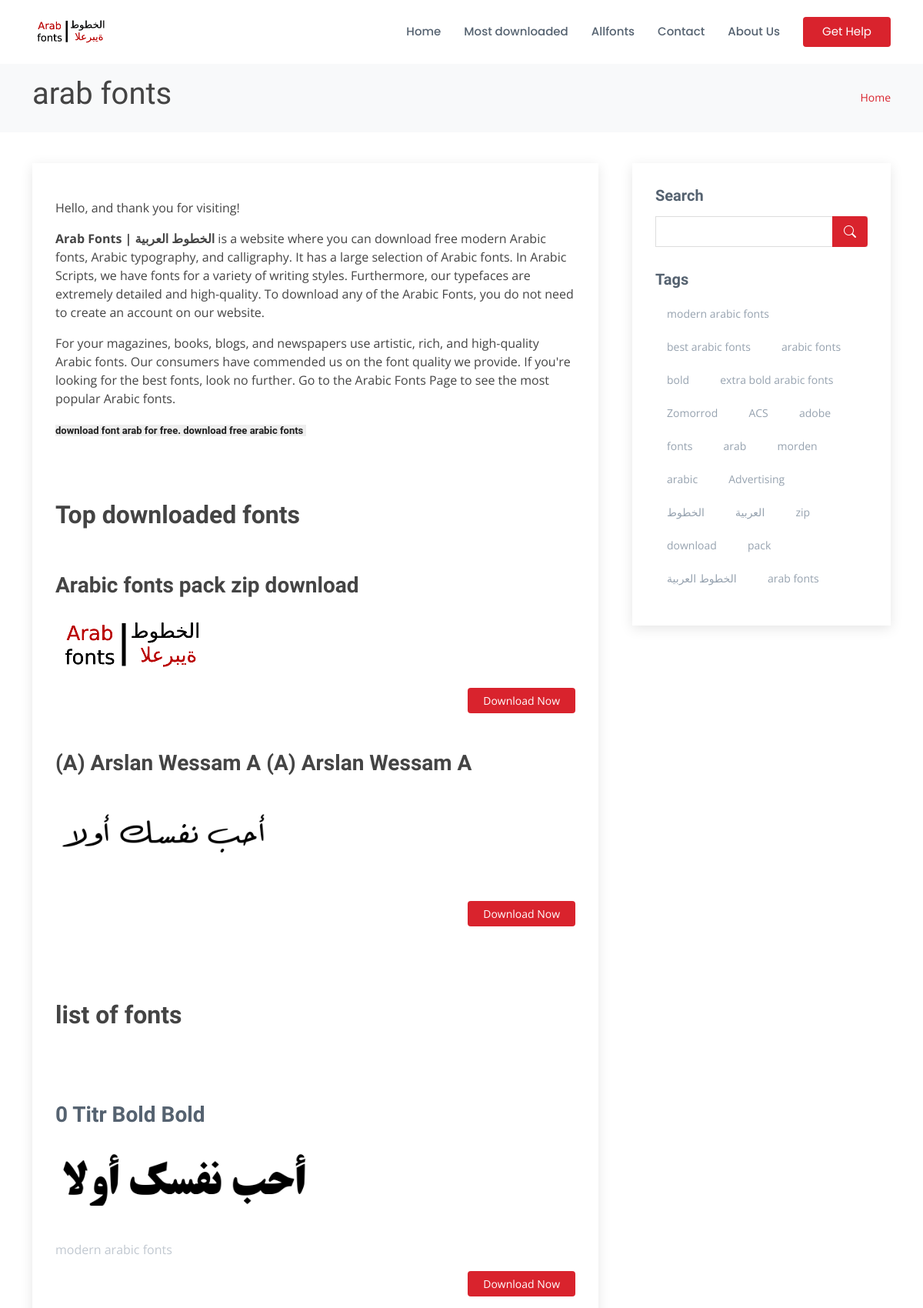
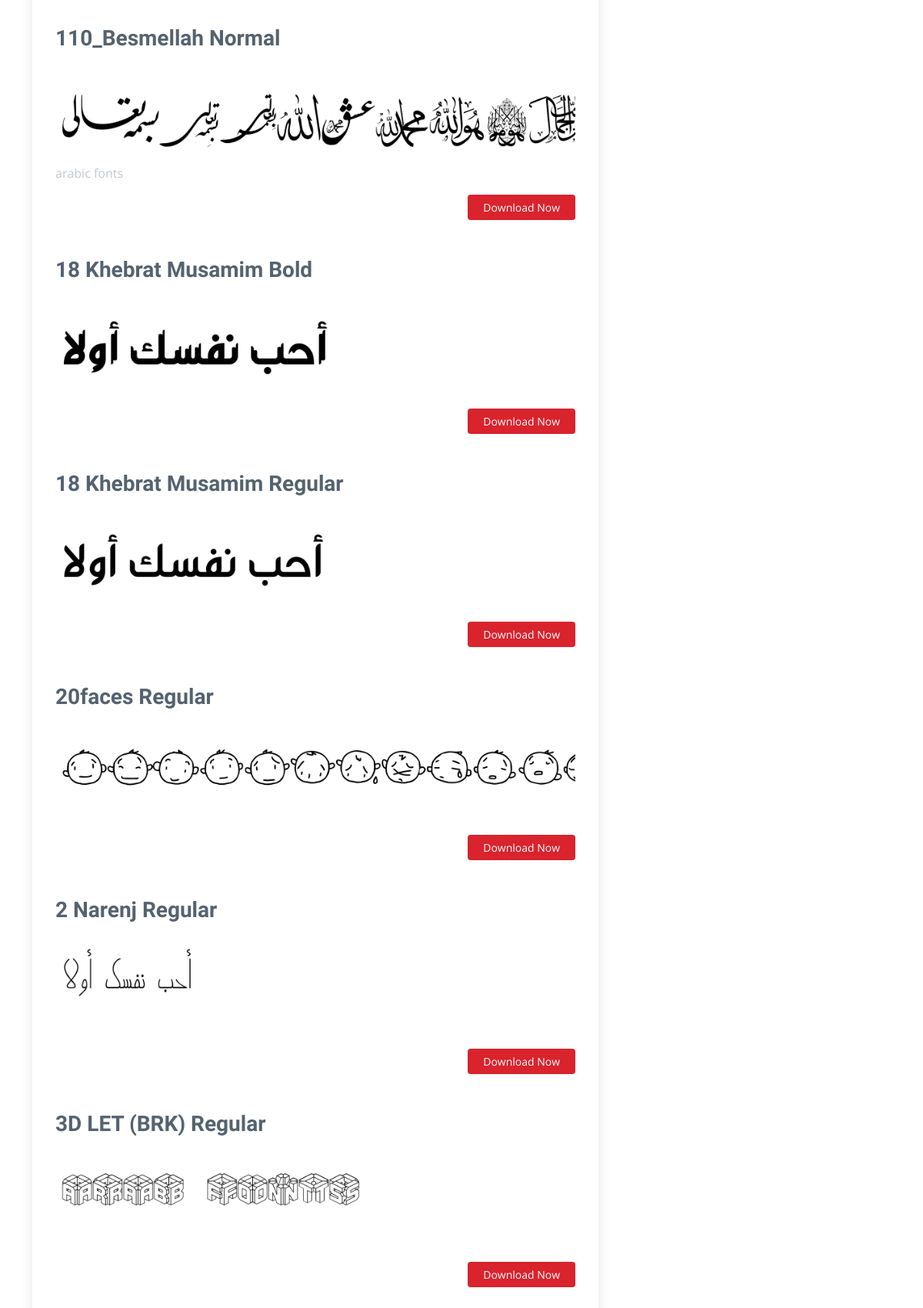
The page / (upper part) on the database its author committed (2 pictures, top to bottom).
### home/models.py (models this page shows, shortened)
class Modification(models.Model):
    websitename = models.CharField(max_length=50)
    ouremail = models.EmailField()
    copyright = models.CharField(max_length=100)
    logo = models.ImageField(upload_to='websiteimages')
    websitediscription = FroalaField()
    favicon = models.ImageField()

class Fonts(models.Model):
    title = models.CharField(max_length=100, unique=True)
    slug = models.SlugField(max_length=200, null=True, blank=True)
    metakeyword = models.CharField(max_length=200, null=True)
    tags = TaggableManager()
    header_image = models.ImageField(upload_to='header_image')
    headerimg_alt = models.CharField(max_length=100, default="arabic fonts")
    upload_fonts = models.FileField(upload_to="upload_fonts")
    short_dis = FroalaField()
    long_dis = FroalaField()
    char_maping = models.ImageField(upload_to='char_maping')
    charimg_alt = models.CharField(max_length=100, default="arabic fonts charecter maping image")
    publish = models.BooleanField(default=False)
    Total_downloads = models.PositiveIntegerField(default=10, blank=False, null= False)

### home/views.py (the view)
# urls.py: 2. Add a URL to urlpatterns:  path('', views.home, name='home')
def home(request):
    websitedata = Modification.objects.latest('websitename', 'websitediscription', 'ouremail', 'copyright', 'logo', 'favicon' )
    allfonts = Fonts.objects.filter(publish = True)
    alltag = Tag.objects.all()
    p = Paginator(allfonts, 8)
    page = request.GET.get('page')
    fontsfinal = p.get_page(page)
    topfonts = Fonts.objects.order_by('-Total_downloads')
    context = {'fontsfinal': fontsfinal,
                'copyright': copyright,
                'websitedata': websitedata,
                'topfonts': topfonts[:2],
                'alltag': alltag
    }
    return render(request , 'index.html',context)

### templates/index.html (shortened to what this page needs)
{% extends 'base.html' %}
{% block content %}
</header>
  <main id="main">
    <section id="breadcrumbs" class="breadcrumbs">
      <div class="container">
        <div class="d-flex justify-content-between align-items-center">
          <h1>{{ websitedata.websitename }}</h1>
          <ol>
            <li><a href="/">Home</a></li>
          </ol>
        </div>
      </div>
    </section>
      <section id="blog" class="blog">
      <div class="container" data-aos="fade-up">
        <div class="row">
          <div class="col-lg-8 entries">
            <article class="entry">
              <p>
                {{ websitedata.websitediscription|safe }}
                <br><br>
              </p>
              <h2><strong>Top downloaded fonts</strong></h2></br></br>
              {% for fonts in topfonts %}
                      <h2 class="entry-title">{{fonts.title}}</h2>
                      <a href="{% url 'fonts_details' fonts.slug%}"><img src="/static/{{fonts.header_image}}" class="img-fluid" alt="{{fonts.headerimg_alt}}{{fonts.title}}"></a>
                      <div class="entry-content">
                        <div class="read-more">
                          <a href="{% url 'fonts_details' fonts.slug %}">Download Now</a>
                        </div>
                      </div><br></br>
                {% endfor %}
              <h2><strong> list of fonts </strong><h2>
              {% for fonts in fontsfinal %}
              <h2 class="entry-title">
                <a href="{% url 'fonts_details' fonts.slug %}">{{fonts.title}}</a>
              </h2>
              <a href="{% url 'fonts_details' fonts.slug%}"><img src="/static/{{fonts.header_image}}" class="img-fluid" alt="{{fonts.title}},{{fonts.headerimg_alt}} "></a>
              <div class="entry-meta">
                {% for tag in fonts.tags.all %}
                  {{tag}}
                {% endfor %}
              </div>
              <div class="entry-content">
                <div class="read-more">
                  <a href="{% url 'fonts_details' fonts.slug %}">Download Now</a>
                </div>
              </div>
              <br><br>
              {% endfor %}
            </article>
          </div>
          <div class="col-lg-4">
            <div class="sidebar">
              <h3 class="sidebar-title">Search</h3>
              <div class="sidebar-item search-form">
                <form method=POST action="{% url 'search' %}">
                  <input type="text" name="searched">
                  <button type="submit"><i class="bi bi-search"></i></button>
                </form>
              </div>
              <h3 class="sidebar-title">Tags</h3>
               <div class="sidebar-item tags">
                <ul>
                  {% for tag in alltag %}
                  <li><a href="/">{{tag}}</a></li>
                  {% endfor %}
                </ul>
              </div>
            </div>
          </div>
        </div>
      </div>
    </section>
  </main>
  {% endblock %}

### templates/header.html (shortened to what this page needs)
{% load static %}
<!DOCTYPE html>
<html lang="en">
<head>
  <link href="{% static 'assets/vendor/animate.css/animate.min.css' %}" rel="stylesheet">
  <link href="{% static 'assets/vendor/bootstrap/css/bootstrap.min.css' %}" rel="stylesheet">
  <link href="{% static 'assets/vendor/bootstrap-icons/bootstrap-icons.css' %}" rel="stylesheet">
  <link href="{% static 'assets/vendor/boxicons/css/boxicons.min.css' %}" rel="stylesheet">
  <link href="{% static 'assets/vendor/glightbox/css/glightbox.min.css' %}" rel="stylesheet">
  <link href="{% static 'assets/vendor/remixicon/remixicon.css' %}" rel="stylesheet">
  <link href="{% static 'assets/vendor/swiper/swiper-bundle.min.css' %}" rel="stylesheet">
  <link href="{% static 'assets/css/style.css' %}" rel="stylesheet">
</head>
<body>
    <header id="header" class="fixed-top d-flex align-items-center">
      <div class="container d-flex align-items-center">
        <a href="/" class="logo me-auto"><img src="/static/{{websitedata.logo}}" alt="arab fonts" class="img-fluid"></a>
        <nav id="navbar" class="navbar">
          <ul>
            <li><a href="/">Home</a></li>
            <li><a href="/mostdownloaded">Most downloaded</a></li>
            <li><a href="/allfonts">Allfonts</a></li>
            <li><a href="/contact">Contact</a></li>
            <li><a href="/aboutus">About Us</a></li>
            <li><a href="/help" class="getstarted">Get Help</a></li>
          </ul>
        </nav>
      </div>

### static/assets/css/style.css (style rules this page uses)
body { font-family: "Open Sans", sans-serif; color: #444444; }
a { text-decoration: none; color: #d9232d; }
h1, h2, h3, h4, h5, h6 { font-family: "Raleway", sans-serif; }
#header { background: white; transition: all 0.5s; z-index: 997; padding: 20px 0; }
#header .logo { font-size: 28px; margin: 0; padding: 0; line-height: 1; font-weight: 700; text-transform: uppercase; }
#header .logo img { max-height: 40px; }
.navbar { padding: 0; }
.navbar ul { margin: 0; padding: 0; display: flex; list-style: none; align-items: center; }
.navbar li { position: relative; }
.navbar a, .navbar a:focus { display: flex; align-items: center; justify-content: space-between; padding: 10px 0 10px 30px; font-family: "Poppins", sans-serif; font-size: 15px; font-weight: 500; color: #556270; white-space: nowrap; transition: 0.3s; }
.navbar .getstarted, .navbar .getstarted:focus { background: #d9232d; padding: 8px 25px; margin-left: 30px; border-radius: 4px; font-weight: 400; color: #fff; }
section { padding: 60px 0; overflow: hidden; }
.breadcrumbs { padding: 18px 0; background: #f8f9fa; min-height: 40px; margin-top: 80px; }
.breadcrumbs ol { display: flex; flex-wrap: wrap; list-style: none; padding: 0; margin: 0; font-size: 14px; }
.blog { padding: 40px 0 20px 0; }
.blog .entry { padding: 30px; margin-bottom: 60px; box-shadow: 0 4px 16px rgba(0, 0, 0, 0.1); }
.blog .entry .entry-title { font-size: 28px; font-weight: bold; padding: 0; margin: 0 0 20px 0; }
.blog .entry .entry-title a { color: #556270; transition: 0.3s; }
.blog .entry .entry-meta { margin-bottom: 15px; color: #c1c8d0; }
.blog .entry .entry-content .read-more { -moz-text-align-last: right; text-align-last: right; }
.blog .entry .entry-content .read-more a { display: inline-block; background: #d9232d; color: #fff; padding: 6px 20px; transition: 0.3s; font-size: 14px; border-radius: 4px; }
.blog .sidebar { padding: 30px; margin: 0 0 60px 20px; box-shadow: 0 4px 16px rgba(0, 0, 0, 0.1); }
.blog .sidebar .sidebar-title { font-size: 20px; font-weight: 700; padding: 0 0 0 0; margin: 0 0 15px 0; color: #556270; position: relative; }
.blog .sidebar .sidebar-item { margin-bottom: 30px; }
.blog .sidebar .search-form form { background: #fff; border: 1px solid #ddd; padding: 3px 10px; position: relative; }
.blog .sidebar .search-form form input[type=text] { border: 0; padding: 4px; border-radius: 4px; width: calc(100% - 40px); }
.blog .sidebar .search-form form button { position: absolute; top: 0; right: 0; bottom: 0; border: 0; background: none; font-size: 16px; padding: 0 15px; margin: -1px; background: #d9232d; color: #fff; transition: 0.3s; border-radius: 0 4px 4px 0; line-height: 0; }
.blog .sidebar .search-form form button i { line-height: 0; }
.blog .sidebar .tags { margin-bottom: -10px; }
.blog .sidebar .tags ul { list-style: none; padding: 0; }
.blog .sidebar .tags ul li { display: inline-block; }
.blog .sidebar .tags ul a { color: #96a2af; font-size: 14px; padding: 6px 14px; margin: 0 6px 8px 0; border: 1px solid white; display: inline-block; transition: 0.3s; }

### rows shown on the page
Modification: logo (picture), websitename "arab fonts", websitediscription "Hello, and thank you for visiting! Arab Fonts | الخطوط العربية is a website where you can download free modern Arabic fonts, Arabic typography, and calligraphy. It has a large selection of Arabic fonts. In Arabic Scripts, we have fonts for a variety of writing styles. Furthermore, our typefaces are extremely detailed and high-quality. To download any of the Arabic Fonts, you do not need to create an account on our website. For your magazines, books, blogs, and newspapers use artistic, rich, and high-quality Arabic fonts. Our consumers have commended us on the font quality we provide. If you're looking for the best fonts, look no further. Go to the Arabic Fonts Page to see the most popular…"
Fonts: title "Arabic fonts pack zip download", header_image (picture)
Fonts: title "(A) Arslan Wessam A (A) Arslan Wessam A", header_image (picture)
Fonts: title "0 Titr Bold Bold", header_image (picture)
Tag: name "modern arabic fonts"
Fonts: title "110_Besmellah Normal", header_image (picture)
Tag: name "arabic fonts"
Fonts: title "18 Khebrat Musamim Bold", header_image (picture)
Fonts: title "18 Khebrat Musamim Regular", header_image (picture)
Fonts: title "20faces Regular", header_image (picture)
Fonts: title "2 Narenj Regular", header_image (picture)
Fonts: title "3D LET (BRK) Regular", header_image (picture)
Tag: name "best arabic fonts"
Tag: name "bold"
Tag: name "extra bold arabic fonts"
Tag: name "Zomorrod"
Tag: name "ACS"
Tag: name "adobe"
Tag: name "fonts"
Tag: name "arab"
Tag: name "morden"
Tag: name "arabic"
Tag: name "Advertising"
Tag: name "الخطوط"
Tag: name "العربية"
Tag: name "zip"
Tag: name "download"
Tag: name "pack"
Tag: name "الخطوط العربية"
Tag: name "arab fonts"
